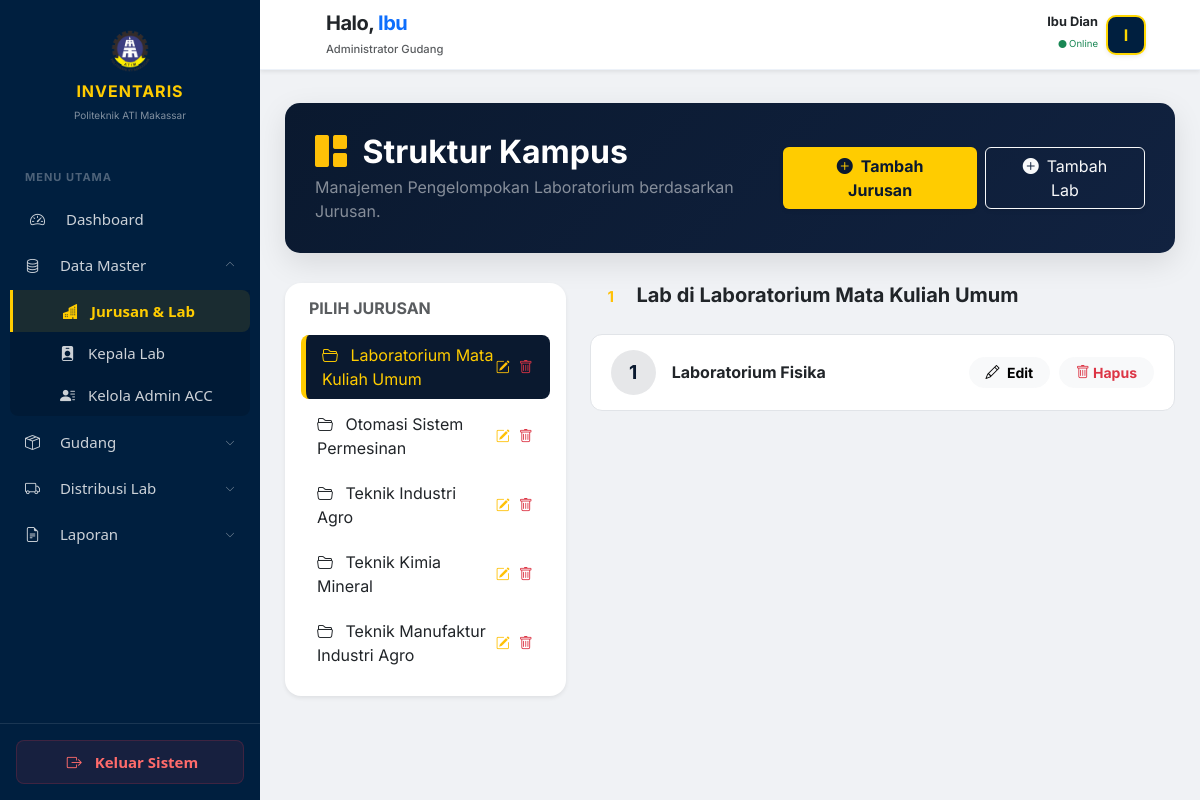
Screenshot of /modules/bahan-praktek/jurusan.php (signed in) with the database file from the repository.
### tables this page shows
CREATE TABLE `jurusan` (
  `id_jurusan` int NOT NULL,
  `nama_jurusan` varchar(100) DEFAULT NULL
);

CREATE TABLE `lab` (
  `id_lab` int NOT NULL,
  `id_jurusan` int DEFAULT NULL,
  `nama_lab` varchar(100) DEFAULT NULL
);

### modules/bahan-praktek/jurusan.php (the view, shortened to what this page needs)
<?php
include "../../config/auth.php";
?>
<!DOCTYPE html>
<html lang="id">
<head>
    <link href="https://cdn.jsdelivr.net/npm/bootstrap@5.3.0/dist/css/bootstrap.min.css" rel="stylesheet">
    <link rel="stylesheet" href="https://cdn.jsdelivr.net/npm/bootstrap-icons@1.11.1/font/bootstrap-icons.css">
    <link href="../../assets/css/style.css" rel="stylesheet">
</head>
<body>
    <?php include "../../includes/sidebar.php"; ?>
        <main class="p-3 p-md-4" style="margin-top: 30px;"></main>
    <div class="main-content" style="margin-left: 260px; padding: 25px;">
        <?php include "../../includes/header.php"; ?>
        <div class="header-section d-flex justify-content-between align-items-center">
            <div>
                <h2 class="fw-bold mb-1"><i class="bi bi-grid-1x2-fill me-2 text-warning"></i> Struktur Kampus</h2>
                <p class="mb-0 text-white-50">Manajemen Pengelompokan Laboratorium berdasarkan Jurusan.</p>
            </div>
            <div class="d-flex gap-2">
                <button class="btn btn-gold px-4 shadow-sm" data-bs-toggle="modal" data-bs-target="#modalJurusan">
                    <i class="bi bi-plus-circle-fill me-2"></i>Tambah Jurusan
                </button>
                <button class="btn btn-outline-light px-4 shadow-sm" data-bs-toggle="modal" data-bs-target="#modalLab">
                    <i class="bi bi-plus-circle-fill me-2"></i>Tambah Lab
                </button>
            </div>
        </div>
        <div class="row">
            <div class="col-md-4">
                <div class="card border-0 shadow-sm p-3 rounded-4">
                    <h6 class="fw-bold text-muted mb-3 px-2">PILIH JURUSAN</h6>
                    <div class="list-group list-group-flush" id="list-tab" role="tablist">
                        <?php
                        $no_j = 0;
                        $qj = mysqli_query($conn, "SELECT * FROM jurusan ORDER BY nama_jurusan ASC");
                        while($rj = mysqli_fetch_assoc($qj)):
                            $active = ($no_j == 0) ? "active" : "";
                        ?>
                        <div class="list-group-item list-group-item-action <?= $active ?> d-flex justify-content-between align-items-center"
                           id="list-j-<?= $rj['id_jurusan'] ?>-list"
                           data-bs-toggle="list"
                           role="tab"
                           href="#list-j-<?= $rj['id_jurusan'] ?>">
                            <span><i class="bi bi-folder2-open me-2"></i> <?= $rj['nama_jurusan'] ?></span>
                            <div class="btn-group">
                                <button class="btn btn-sm text-warning p-0 me-2" data-bs-toggle="modal" data-bs-target="#editJurusan<?= $rj['id_jurusan'] ?>"><i class="bi bi-pencil-square"></i></button>
                                <button class="btn btn-sm text-danger p-0" onclick="hapusData(<?= $rj['id_jurusan'] ?>, 'jurusan')"><i class="bi bi-trash"></i></button>
                            </div>
                        </div>
                        <?php $no_j++; endwhile; ?>
                    </div>
                </div>
            </div>
            <div class="col-md-8">
                <div class="tab-content" id="nav-tabContent">
                    <?php
                    $no_c = 0;
                    mysqli_data_seek($qj, 0);
                    while($rj = mysqli_fetch_assoc($qj)):
                        $active_pane = ($no_c == 0) ? "show active" : "";
                        $id_j = $rj['id_jurusan'];
                        $q_lab = mysqli_query($conn, "SELECT * FROM lab WHERE id_jurusan = '$id_j' ORDER BY nama_lab ASC");
                    ?>
                    <div class="tab-pane fade <?= $active_pane ?>" id="list-j-<?= $rj['id_jurusan'] ?>" role="tabpanel">
                        <div class="d-flex justify-content-between align-items-center mb-3 px-2">
                            <h5 class="fw-bold text-navy-deep">
                                <span class="badge bg-navy-deep text-warning me-2"><?= mysqli_num_rows($q_lab) ?></span>
                                Lab di <?= $rj['nama_jurusan'] ?>
                            </h5>
                        </div>
                        <?php if(mysqli_num_rows($q_lab) > 0): ?>
                            <?php $no_lab = 1; while($rl = mysqli_fetch_assoc($q_lab)): ?>
                            <div class="lab-item d-flex justify-content-between align-items-center">
                                <div class="d-flex align-items-center">
                                    <div class="icon-circle me-3"><?= $no_lab++ ?></div>
                                    <div>
                                        <h6 class="mb-0 fw-bold"><?= $rl['nama_lab'] ?></h6>
                                    </div>
                                </div>
                                <div>
                                    <button class="btn btn-sm btn-light rounded-pill px-3 me-1 fw-bold" data-bs-toggle="modal" data-bs-target="#editLab<?= $rl['id_lab'] ?>">
                                        <i class="bi bi-pencil me-1"></i> Edit
                                    </button>
                                    <button class="btn btn-sm btn-light rounded-pill px-3 text-danger fw-bold" onclick="hapusData(<?= $rl['id_lab'] ?>, 'lab')">
                                        <i class="bi bi-trash"></i> Hapus
                                    </button>
                                </div>
                            </div>
                            <?php endwhile; ?>
                        <?php endif; ?>
                    </div>
                    <?php $no_c++; endwhile; ?>
                </div>
            </div>
        </div>
    </div>
</body>
</html>

### assets/css/style.css (style rules this page uses)
:root { --primary-blue: #002b5c; --dark-blue: #001226; --accent-yellow: #FFD700; --text-gray: #aab7c4; --hover-bg: rgba(255, 255, 255, 0.08); --sidebar-width: 260px; }
body { font-family: 'Inter', sans-serif; background-color: #f8f9fa; margin: 0; overflow-x: hidden; }

### modules/bahan-praktek/jurusan.php (style rules this page uses)
:root { --navy-deep: #0a192f; --gold-accent: #ffcc00; }
body { background-color: #f0f2f5; }
.list-group-item.active { background-color: var(--navy-deep) !important; border-color: var(--navy-deep) !important; color: var(--gold-accent) !important; border-left: 5px solid var(--gold-accent) !important; }
.list-group-item { border: none; margin-bottom: 5px; border-radius: 8px !important; transition: 0.3s; cursor: pointer; }
.lab-item { background: white; border-radius: 12px; padding: 15px 20px; margin-bottom: 12px; border: 1px solid #e1e4e8; transition: transform 0.2s; }
.icon-circle { width: 45px; height: 45px; background: rgba(10, 25, 47, 0.1); color: var(--navy-deep); border-radius: 50%; display: flex; align-items: center; justify-content: center; font-size: 1.2rem; font-weight: bold; }
.btn-gold { background-color: var(--gold-accent); color: var(--navy-deep); font-weight: 700; border: none; }
.header-section { background: linear-gradient(135deg, var(--navy-deep) 0%, #112240 100%); color: white; padding: 30px; border-radius: 15px; margin-bottom: 30px; box-shadow: 0 10px 30px rgba(0,0,0,0.1); }

### includes/sidebar.php (style rules this page uses)
:root { --sidebar-width: 260px; --navy-dark: #001f3f; --gold-poly: #ffcc00; --hover-bg: rgba(255, 204, 0, 0.15); --font-fixed: 15px !important; }
@media (min-width: 992px) { .main-content { margin-left: var(--sidebar-width) !important; } }

### rows the page displays
jurusan: nama_jurusan "Laboratorium Mata Kuliah Umum", mysqli_num_rows($q_lab) "1"
jurusan: nama_jurusan "Otomasi Sistem Permesinan"
jurusan: nama_jurusan "Teknik Industri Agro"
jurusan: nama_jurusan "Teknik Kimia Mineral"
jurusan: nama_jurusan "Teknik Manufaktur Industri Agro"
lab: nama_lab "Laboratorium Fisika"

### other values shown
explode(' ', trim($nama_user))[0] "Ibu"
$label_welcome "Administrator Gudang"
$nama_user "Ibu Dian"
substr($nama_user, 0, 1) "I"
